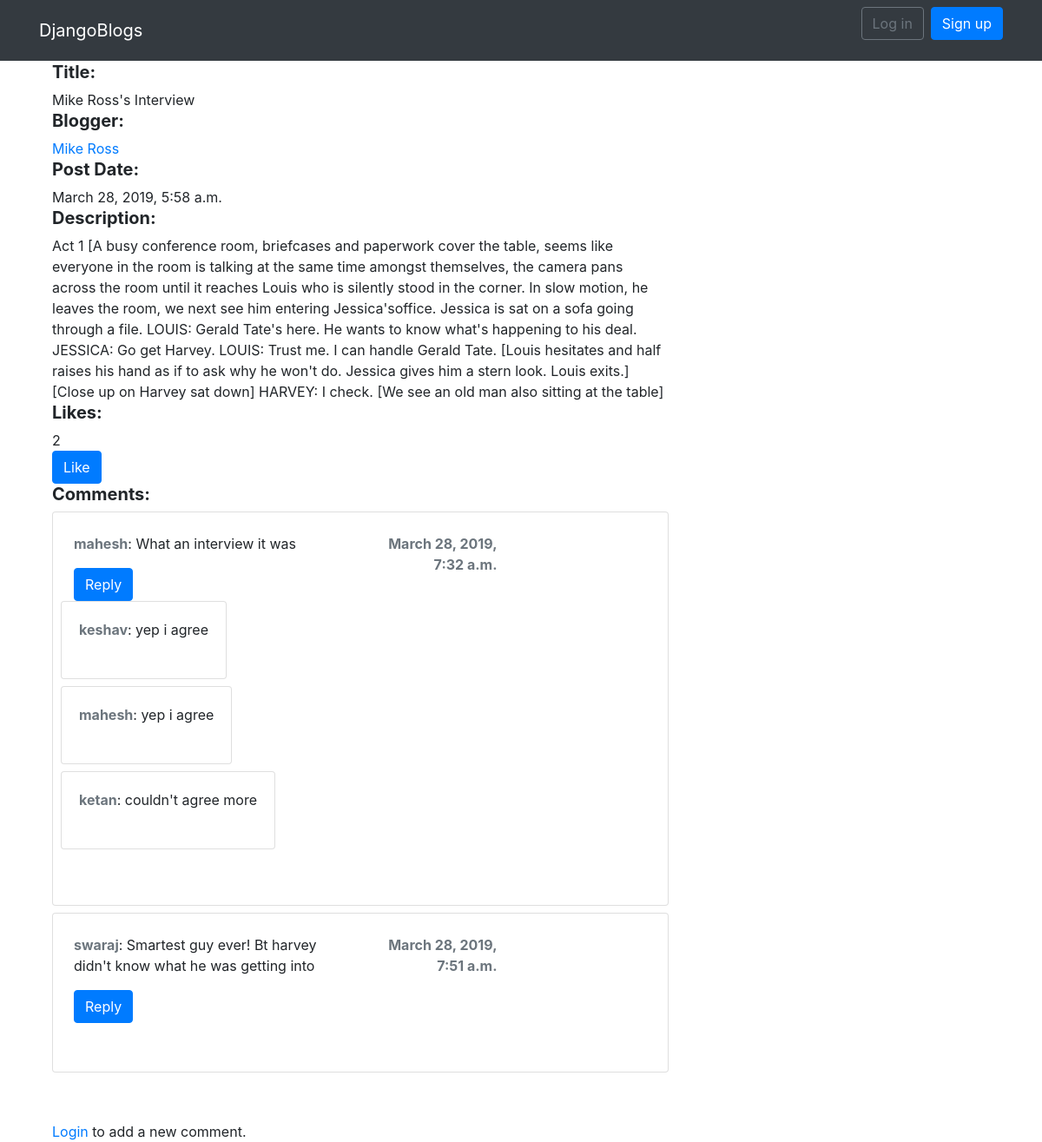
The app's page /blog/blog/2 with its own data.
### blog/models.py (models this page shows, shortened)
class Blog(models.Model):
    title = models.CharField(max_length=200, help_text="Enter a title for the blog post", null = True)
    blogger = models.ForeignKey('Blogger', on_delete = models.SET_NULL, null = True)
    date = models.DateTimeField(auto_now=True)
    description = models.TextField(max_length=1000, help_text="Add the blog content", null=True)

class Blogger(models.Model):
    name = models.CharField(max_length=50, help_text="Blogger's name", null=True)
    bio = models.TextField(max_length=200, help_text="Description about the blogger", null=True)
    user = models.ForeignKey(User, null=True, on_delete= models.SET_NULL)
    def __str__(self):
        return self.name

class Comment(models.Model):
    comment = models.CharField(max_length=100, null=True)
    commenter = models.ForeignKey(User,  on_delete = models.SET_NULL, null = True)
    blog = models.ForeignKey(Blog, on_delete = models.SET_NULL, related_name='comments', null = True)
    added_at = models.DateTimeField(auto_now_add=True)

class CommentReply(models.Model):
    reply = models.CharField(max_length=100, null = True)
    comment = models.ForeignKey(Comment, on_delete = models.SET_NULL, related_name='replies',null = True)
    replier = models.ForeignKey(User, on_delete = models.SET_NULL, null = True)
    added_at = models.DateTimeField(auto_now_add=True)

### blog/views.py (the view)
# urls.py: path('blog/<int:pk>', views.BlogDetailView.as_view(), name='blog-detail'),
class BlogDetailView(generic.DetailView):
    model = Blog

### blog/templates/blog/blog_detail.html
{% extends 'base_generic.html' %}
{% block content %}
                <h5><strong>Title: </strong> </h5>{{blog.title}}<br>
                <h5><strong>Blogger: </strong></h5><a href=" {% url 'blogger-detail' blog.blogger.pk%}">{{blog.blogger}}</a><br>
                <h5><strong>Post Date: </strong></h5> {{blog.date}}<br>
                <h5><strong>Description: </strong></h5> {{blog.description}}<br>
                <h5><strong>Likes: </strong></h5> {{blog.likes.all.count}}<br>
                <a href="{% url 'like' blog.pk %}" class="btn btn-primary btn-small">Like</a>
                <h5><strong>Comments: </strong></h5>
                {% if blog.comments.all %}
                    {% for comment in blog.comments.all %}
                    <div class="card mb-2">
                        <div class="card-body p-4">
                            <div class="row mb-3">
                                <div class="col-6">
                                        <strong class="text-muted">{{comment.commenter}}</strong>:  {{comment.comment}}<br>
                                        <div class="mt-3">
                                                <a href="{%url 'reply-comment' blog.pk comment.pk %}" class="btn btn-primary btn-small">Reply</a>
                                                <div class="row mb-3">
                                                        {% if comment.replies.all %}
                                                        {% for c in comment.replies.all %}
                                                            <div class="card mb-2">
                                                                <div class="card-body">
                                                                        <div>
                                                                                <strong class="text-muted">{{c.replier}}</strong>:  {{c.reply}}
                                                                        </div>
                                                                </div><br>
                                                            </div>
                                                        {% endfor%}
                                                    {% endif %}
                                                </div>
                                        </div>
                                </div>
                                <div class="col-3 text-right">
                                        <strong class="text-muted">{{comment.added_at}}</strong>
                                </div>
                            </div>
                        </div>
                    </div>
                    {% endfor %}
                {% endif %}
                <br><br>
                {% if user.is_authenticated %}
                <a href="{% url 'blog-comment' blog.pk %}">Add a new comment</a>
                {% else %}
                <a href="{% url 'login'%}?next={{request.path}}">Login</a> to add a new comment.
                {% endif %}
{% endblock %}

### records on screen
Blog: title "Mike Ross's Interview", blogger "Mike Ross", date "March 28, 2019, 5:58 a.m.", description "Act 1 [A busy conference room, briefcases and paperwork cover the table, seems like everyone in the room is talking at the same time amongst themselves, the camera pans across the room until it reaches Louis who is silently stood in the corner. In slow motion, he leaves the room, we next see him entering Jessica'soffice. Jessica is sat on a sofa going through a file. LOUIS: Gerald Tate's here. He wants to know what's happening to his deal. JESSICA: Go get Harvey. LOUIS: Trust me. I can handle Gerald Tate. [Louis hesitates and half raises his hand as if to ask why he won't do. Jessica gives him a stern look. Louis exits.] [Close up on Harvey sat down] HARVEY: I check. [We see an old man also…", likes.all.count "2"
Comment: commenter "mahesh", comment "What an interview it was", added_at "March 28, 2019, 7:32 a.m."
CommentReply: replier "keshav", reply "yep i agree"
CommentReply: replier "mahesh", reply "yep i agree"
CommentReply: replier "ketan", reply "couldn't agree more"
Comment: commenter "swaraj", comment "Smartest guy ever! Bt harvey didn't know what he was getting into", added_at "March 28, 2019, 7:51 a.m."
